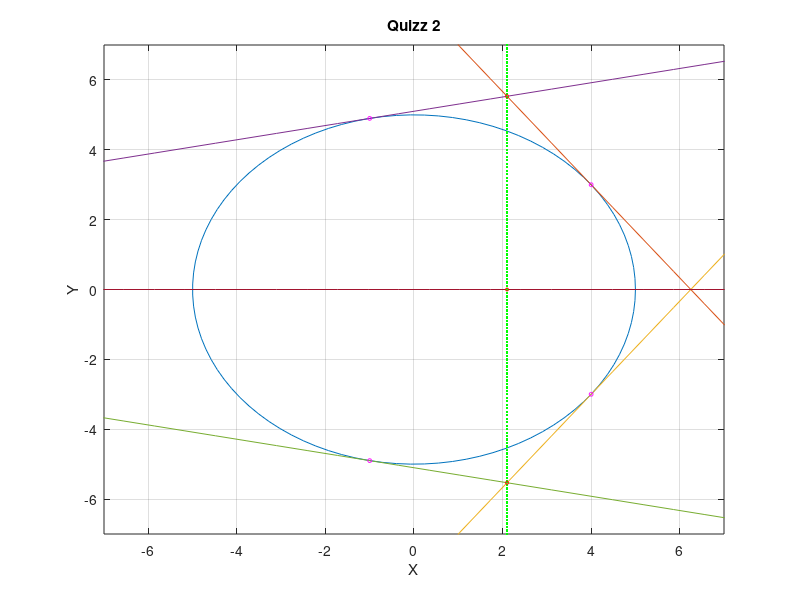

Write MATLAB code to recreate this figure.
clf; clear;

r = 5;
c = [1 0 0; 0 1 0; 0 0 -r^2];

x = [4 4 -1 -1]';
y = sqrt(25-x.^2);
y(2)=-y(2);  y(4)=-y(4);
x = [x y ones(length(x),1)]';

l = c*x;

P = cross(l(:,3),l(:,1));
P = P./P(3);
Q = cross(l(:,2),l(:,4));
Q = Q./Q(3);

l(:,5) = cross(P,Q);
l(:,6) = cross([0 0 1]',[1 0 1]');

R = cross(l(:,5),l(:,6));
R = R./R(3);

%Draw circle
t = linspace(0,2*pi,100)'; 
circsx = r.*cos(t); 
circsy = r.*sin(t); 
plot(circsx,circsy);
hold on;

lx = linspace(-10,10,30);
ly = -l(3,:)./l(2,:) - lx'*l(1,:)./l(2,:);
plot(lx,ly);

lvert = find(l(2,:)==0);
lvert = l(:,lvert);
xvert = -lvert(3,:)./lvert(1,:);
plot([xvert:xvert],[-7:0.1:7],".g");

pts = [P R Q];
scatter(pts(1,:),pts(2,:),5,'r');
scatter(x(1,:),x(2,:),8,'m');

grid;
xlabel('X');
ylabel('Y');
title('Quizz 2');
set(gca(), "xlim", [-7 7]);
set(gca(), "ylim", [-7 7]);
